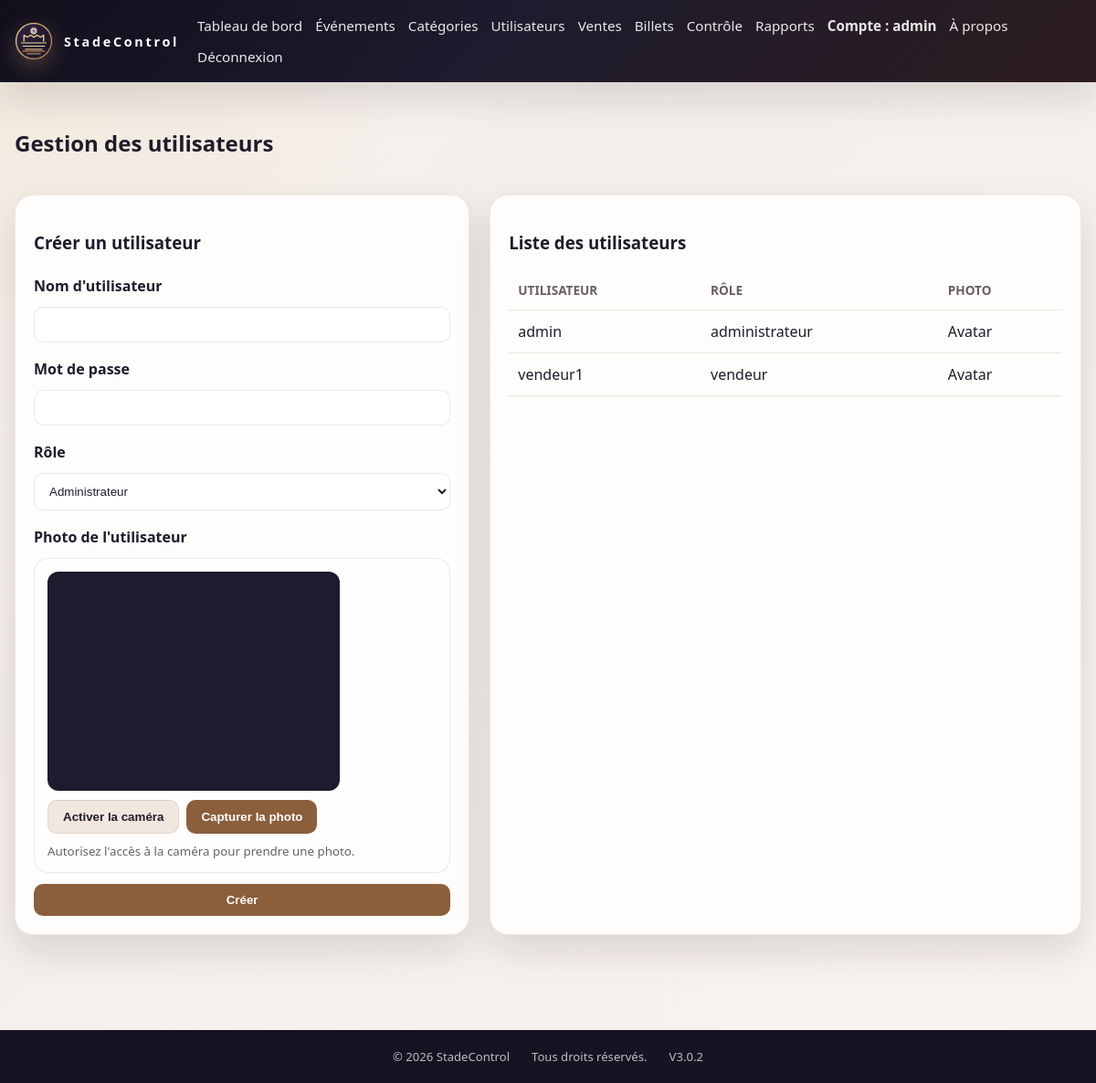
Screenshot of /users (signed in) with the database file from the repository.
### app.py (models this page shows)
class User(db.Model):
    id = db.Column(db.Integer, primary_key=True)
    username = db.Column(db.String(80), unique=True, nullable=False)
    password = db.Column(db.String(200), nullable=False)
    role = db.Column(db.String(50), default="admin")
    language = db.Column(db.String(5), default="fr")
    currency = db.Column(db.String(5), default="FC")
    photo = db.Column(db.Text, nullable=True)

### app.py (the view, shortened to what this page needs)
@app.route("/users", methods=["GET", "POST"])
@login_required
@role_required("administrateur")
def users():
    users_list = User.query.order_by(User.username).all()
    return render_template("users.html", users=users_list)

### app.py (called while the page is built)
def current_language():
    return session.get("language", "fr") if session.get("language", "fr") in TRANSLATIONS else "fr"

def translate(key):
    return TRANSLATIONS[current_language()].get(key, key)

def current_currency():
    return session.get("currency", "FC") if session.get("currency", "FC") in ("FC", "USD") else "FC"

@app.context_processor
def inject_preferences():
    return {
        "_": translate,
        "money": money,
        "current_currency": current_currency(),
        "current_language": current_language(),
    }

def login_required(f):
    @wraps(f)
    def decorated_function(*args, **kwargs):
        if "user_id" not in session:
            return redirect(url_for("login"))
        return f(*args, **kwargs)
    return decorated_function

### templates/users.html (shortened to what this page needs)
{% extends "base.html" %}
{% block contenu %}
<section class="content-header">
    <h2>Gestion des utilisateurs</h2>
</section>
<div class="two-column-layout">
    <div class="card form-card">
        <h3>Créer un utilisateur</h3>
        <form method="POST">
            <label for="username">Nom d'utilisateur</label>
            <input id="username" name="username" type="text" required>
            <label for="password">Mot de passe</label>
            <input id="password" name="password" type="password" required>
            <label for="role">Rôle</label>
            <select id="role" name="role">
                <option value="administrateur">Administrateur</option>
            </select>
            <label>Photo de l'utilisateur</label>
            <div class="camera-box">
                <video id="camera-preview" autoplay playsinline></video>
                <div class="camera-actions">
                    <button type="button" class="secondary-btn" id="start-camera">Activer la caméra</button>
                    <button type="button" class="primary-btn" id="capture-photo">Capturer la photo</button>
                </div>
                <small id="camera-message">Autorisez l'accès à la caméra pour prendre une photo.</small>
            </div>
            <button type="submit" class="primary-btn">Créer</button>
        </form>
    </div>
    <div class="card panel">
        <h3>Liste des utilisateurs</h3>
        <table>
            <thead>
                <tr>
                    <th>Utilisateur</th>
                    <th>Rôle</th>
                    <th>Photo</th>
                </tr>
            </thead>
            <tbody>
                {% for user in users %}
                <tr>
                    <td>{{ user.username }}</td>
                    <td>{{ user.role }}</td>
                    <td>{% if user.photo %}<img src="{{ user.photo }}" class="user-photo" alt="Photo de {{ user.username }}">{% else %}Avatar{% endif %}</td>
                </tr>
                {% else %}
                <tr>
                    <td colspan="3">Aucun utilisateur.</td>
                </tr>
                {% endfor %}
            </tbody>
        </table>
    </div>
</div>
{% endblock %}

### templates/base.html (shortened to what this page needs)
<!DOCTYPE html>
<html lang="{{ current_language }}">
<head>
    <link rel="stylesheet" href="{{ url_for('static', filename='css/style.css') }}">
</head>
<body>
    <header class="site-header">
        <div class="container nav-wrap">
            <a href="{{ url_for('index') if not session.get('user_id') else url_for('dashboard') }}" class="brand" aria-label="StadeControl home">
                <img src="{{ url_for('static', filename='img/stade-communal-logo.svg') }}" alt="Logo Stade Communal" class="brand-logo">
                <span class="brand-text">StadeControl</span>
            </a>
            {% if session.get('user_id') %}
            <nav class="main-nav">
                <a href="{{ url_for('dashboard') }}">{{ _('dashboard') }}</a>
                {% if session.get('user_role') in ['administrateur', 'auditeur'] %}
                <a href="{{ url_for('evenements') }}">{{ _('events') }}</a>
                {% endif %}
                {% if session.get('user_role') == 'administrateur' %}
                <a href="{{ url_for('categories') }}">{{ _('categories') }}</a>
                <a href="{{ url_for('users') }}">{{ _('users') }}</a>
                {% endif %}
                {% if session.get('user_role') in ['administrateur', 'vendeur'] %}
                <a href="{{ url_for('ventes') }}">{{ _('sales') }}</a>
                {% endif %}
                <a href="{{ url_for('billets') }}">{{ _('tickets') }}</a>
                {% if session.get('user_role') in ['administrateur', 'auditeur'] %}
                <a href="{{ url_for('controle_entree') }}">{{ _('control') }}</a>
                <a href="{{ url_for('rapports') }}">{{ _('reports') }}</a>
                {% endif %}
                <a href="{{ url_for('account') }}" class="account-link">{{ _('account') }} : {{ session.get('username') }}</a>
                <a href="{{ url_for('a_propos') }}">À propos</a>
                <a href="{{ url_for('logout') }}">{{ _('logout') }}</a>
            </nav>
            {% else %}
            <nav class="main-nav guest-nav">
                <a href="{{ url_for('a_propos') }}">À propos</a>
                <a href="{{ url_for('login') }}">{{ _('login') }}</a>
            </nav>
            {% endif %}
        </div>
    </header>
    <main class="container main-content">
        {% block contenu %}{% endblock %}
    </main>
    <footer class="site-footer">
        <div class="container footer-content">
            <span>© 2026 StadeControl</span>
            <span>Tous droits réservés.</span>
            <span>V3.0.2</span>
        </div>
    </footer>
</body>
</html>

### static/css/style.css (style rules this page uses)
* { box-sizing: border-box; }
:root { --primary: #8b5e3c; --primary-dark: #6f472d; --secondary: #1d1b2d; --bg: #f7f3ef; --surface: #fffdfb; --surface-strong: #f1e7df; --text: #1f1b2a; --muted: #675f69; --border: rgba(111, 71, 45, 0.12); --success: #1d8f62; --warning: #d59a2d; --danger: #c24d4d; --gold: #d4af75; --shadow: 0 18px 40px rgba(25, 19, 29, 0.12); }
body { margin: 0; background: radial-gradient(circle at top left, rgba(212, 175, 117, 0.18), transparent 28%), linear-gradient(135deg, #f9f5f1 0%, #f3eee9 32%, #f8f3ee 100%); color: var(--text); font-family: "Segoe UI", Arial, sans-serif; }
.container { width: min(1200px, calc(100% - 32px)); margin: 0 auto; }
.site-header { background: linear-gradient(135deg, #120f1d 0%, #1d1b2d 46%, #2d1d20 100%); color: white; padding: 18px 0; box-shadow: var(--shadow); }
.brand { display: inline-flex; align-items: center; gap: 12px; color: white; text-decoration: none; font-weight: 700; letter-spacing: 0.12em; }
.brand-text { font-size: 0.9rem; }
.brand-logo { width: 42px; height: 42px; object-fit: contain; filter: drop-shadow(0 8px 12px rgba(212, 175, 117, 0.28)); }
.site-footer { margin-top: 44px; background: #171323; color: rgba(255, 255, 255, 0.72); padding: 20px 0; font-size: 0.82rem; }
.footer-content { display: flex; justify-content: center; flex-wrap: wrap; gap: 14px 24px; }
.camera-box { display: grid; gap: 10px; padding: 14px; border: 1px solid var(--border); border-radius: 16px; background: rgba(255, 255, 255, 0.55); }
#camera-preview, .photo-preview { width: 100%; max-width: 320px; aspect-ratio: 4 / 3; object-fit: cover; border-radius: 12px; background: #1d1b2d; }
.camera-actions { display: flex; flex-wrap: wrap; gap: 8px; }
.secondary-btn { display: inline-block; border: 1px solid var(--border); border-radius: 10px; padding: 10px 16px; background: var(--surface-strong); color: var(--text); cursor: pointer; font-weight: 600; }
.camera-box small { color: var(--muted); }
.nav-wrap { display: flex; align-items: center; justify-content: space-between; gap: 20px; }
.brand { font-weight: 700; font-size: 1.4rem; }
.main-nav { display: flex; flex-wrap: wrap; gap: 14px; }
.main-nav a { color: white; text-decoration: none; opacity: 0.9; font-size: 0.95rem; }
.main-content { padding: 30px 0 60px; }
.card, .panel, .stat-card { background: var(--surface); border: 1px solid var(--border); border-radius: 20px; box-shadow: var(--shadow); }
.panel { padding: 18px; }
table { width: 100%; border-collapse: collapse; }
th, td { text-align: left; padding: 12px 10px; border-bottom: 1px solid var(--border); }
th { color: var(--muted); font-size: 0.85rem; text-transform: uppercase; }
.card { padding: 20px; }
.content-header { display: flex; justify-content: space-between; align-items: center; gap: 18px; margin-bottom: 20px; }
.primary-btn, .link-btn { display: inline-block; border: none; border-radius: 10px; padding: 10px 16px; background: var(--primary); color: white; text-decoration: none; cursor: pointer; font-weight: 600; }
form { display: grid; gap: 12px; }
label { display: block; font-weight: 600; margin-top: 6px; }
input, select { width: 100%; padding: 11px 12px; border: 1px solid var(--border); border-radius: 10px; background: white; color: var(--text); }
.form-card { padding: 20px; max-width: 700px; }
.account-link { font-weight: 700; }
.two-column-layout { display: grid; grid-template-columns: 1fr 1.3fr; gap: 22px; }

### rows the page displays
User: get "admin", username "admin", role "administrateur", shows "Avatar"
User: username "vendeur1", role "vendeur", shows "Avatar"
